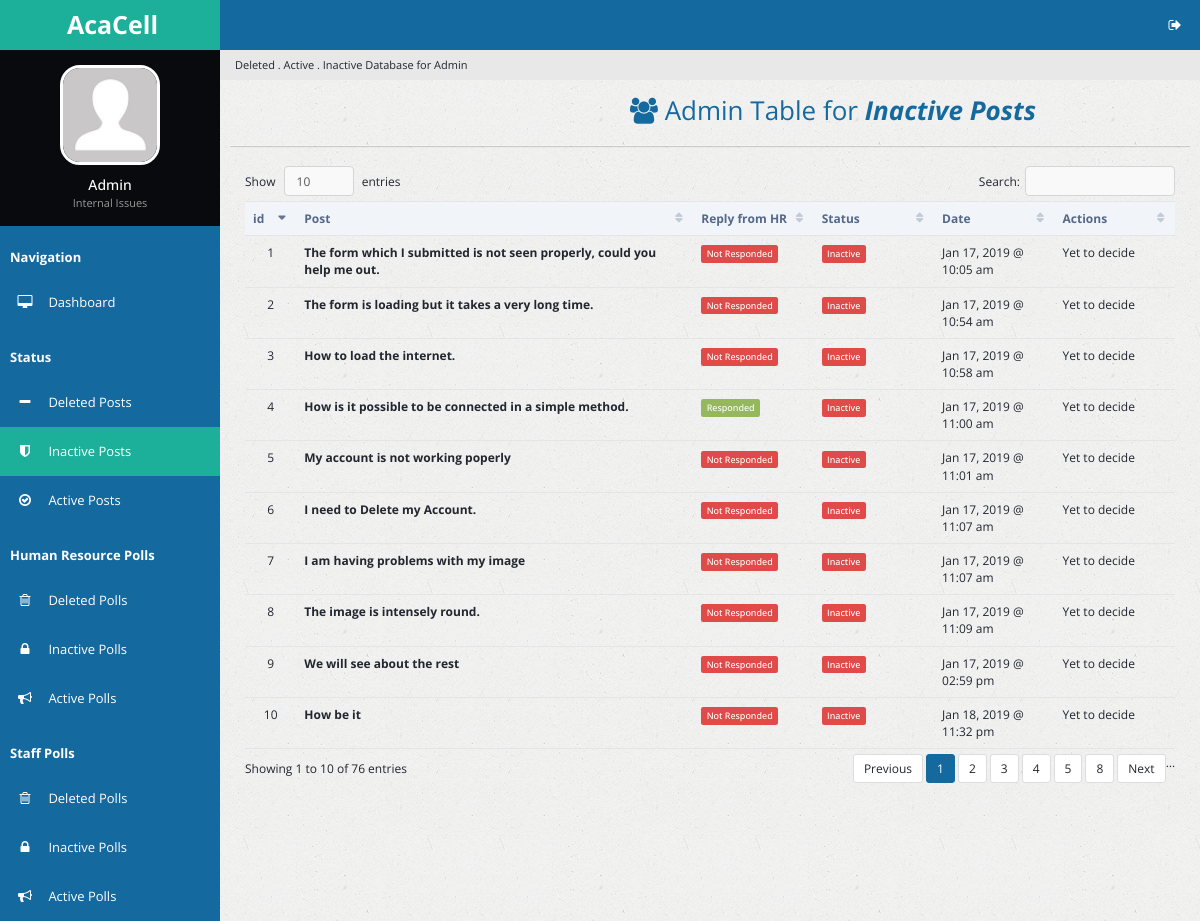
Page /inactposts.php (signed in) on the committed database.
### tables this page shows
CREATE TABLE `complaints` (
  `c_id` int(32) NOT NULL,
  `c_value` varchar(2048) NOT NULL,
  `c_division` varchar(64) NOT NULL,
  `date_created` double NOT NULL,
  `c_ip_address` varchar(64) NOT NULL,
  `date_stop_display` double NOT NULL,
  `u_fname` varchar(255) NOT NULL,
  `u_id` int(11) NOT NULL,
  `table_type` varchar(16) NOT NULL DEFAULT 'complaint',
  `c_views` int(16) NOT NULL DEFAULT '0',
  `c_votes` int(16) NOT NULL DEFAULT '0'
);

### inactposts.php (the view, shortened to what this page needs)
<?php
include 'handlers/dbcon.php';
$curr_time = time();
if (isset($_SESSION['loggedin']) && isset($_SESSION['adminpanel'])) {
?>
<!DOCTYPE html>
<html lang="en">
<head>
        <link rel="stylesheet" type="text/css" id="theme" href="css/theme-default.css"/>
    </head>
    <body>
        <div class="page-container">
            <div class="page-sidebar">
                <ul class="x-navigation">
                    <li class="xn-logo">
                        <a href="table-export.php"><b>AcaCell</b></a>
                    </li>
                    <li class="xn-profile">
                        <div class="profile">
                            <div class="profile-image">
                                <img src="assets/images/users/avatar.jpg" alt="John Doe"/>
                            </div>
                            <div class="profile-data">
                                <div class="profile-data-name">Admin</div>
                                <div class="profile-data-title">Internal Issues</div>
                            </div>
                        </div>
                    </li>
                   <li class="xn-title"><b>Navigation</b></li>
                    <li>
                        <a href="admin.php"><span class="fa fa-desktop" style="color: white;"></span> <span class="xn-text" style="color: white;">Dashboard</span></a>
                    </li>
                    <li class="xn-title"><b>Status</b></li>
                    <li>
                        <a href="delposts.php"><span class="fa fa-minus" style="color: white;"></span> <span class="xn-text" style="color: white;">Deleted Posts</span></a>
                    </li>
                    <li  class="active">
                        <a href="inactposts.php"><span class="fa fa-shield" style="color: white;"></span> <span class="xn-text" style="color: white;">Inactive Posts</span></a>
                    </li>
                    <li>
                        <a href="actposts.php"><span class="fa fa-check-circle-o" style="color: white;"></span> <span class="xn-text" style="color: white;">Active Posts</span></a>
                    </li>
                    <li class="xn-title"><b>Human Resource Polls</b></li>
                    <li>
                       <a href="delpolls.php"><span class="fa fa-trash-o" style="color: white;"></span> <span class="xn-text" style="color: white;">Deleted Polls</span></a>
                   </li>
                    <li>
                       <a href="inactpolls.php"><span class="fa fa-lock" style="color: white;"></span> <span class="xn-text" style="color: white;">Inactive Polls</span></a>
                   </li>
                   <li>
                       <a href="actpolls.php"><span class="fa fa-bullhorn" style="color: white;"></span> <span class="xn-text" style="color: white;">Active Polls</span></a>
                   </li>
                   <li class="xn-title"><b>Staff Polls</b></li>
                     <li>
                        <a href="staffdelpolls.php"><span class="fa fa-trash-o" style="color: white;"></span> <span class="xn-text" style="color: white;">Deleted Polls</span></a>
                    </li>
                     <li>
                        <a href="staffinactpolls.php"><span class="fa fa-lock" style="color: white;"></span> <span class="xn-text" style="color: white;">Inactive Polls</span></a>
                    </li>
                    <li>
                        <a href="staffactpolls.php"><span class="fa fa-bullhorn" style="color: white;"></span> <span class="xn-text" style="color: white;">Active Polls</span></a>
                    </li>
                  </ul>
            </div>
            <div class="page-content">
                <ul class="x-navigation x-navigation-horizontal x-navigation-panel">
                    <li class="xn-icon-button pull-right">
                        <a href="#" class="mb-control" data-box="#mb-signout"><span class="fa fa-sign-out"></span></a>
                    </li>
                </ul>
                    <ul class="breadcrumb">
                    <li class="active">Deleted . Active . Inactive Database for Admin</li>
                </ul>
                <div class="page-title">
                    <h2><span class="fa fa-users" style="padding-left: 400px"></span> Admin Table for <i><b>Inactive Posts</b></i></h2>
                </div>
                <div class="page-content-wrap">
                    <div class="row">
                        <div class="col-md-12">
                            <div class="panel panel-default">
                                </div>
                                <div class="panel-body">
                                    <table id="customers2" class="table datatable">
                                        <thead>
                                            <tr>
                                                <th width="50">id</th>
                                                <th width="300">Post</th>
                                                <th width="100">Reply from HR</th>
                                                <th width="100">Status</th>
                                                <th width="100">Date</th>
                                                <th width="100">Actions</th>
                                            </tr>
                                        </thead>
                                        <tbody>
                                          <?php
                                            $sql_delpostsdisplay = "SELECT * FROM complaints WHERE date_stop_display < $curr_time ORDER BY date_created DESC";
                                            $success_delpostdisplay = mysqli_query($link, $sql_delpostsdisplay);
                                            if ($success_delpostdisplay->num_rows > 0) {
                                              while($rows = $success_delpostdisplay->fetch_assoc()){
                                                $id = $rows['c_id'];
                                                $sql_commentpresent = "SELECT * FROM comments WHERE c_id = '$id'";
                                                $success_commentpresent = mysqli_query($link, $sql_commentpresent);
                                          ?>
                                                <tr id="trow<?php echo $rows['c_id']; ?>">
                                                  <td class="text-center"> <?php echo $rows['c_id'];; ?> </td>
                                                  <td><strong><?php echo $rows['c_value']; ?></strong></td>
                                                  <td>
                                                      <?php
                                                      if ($success_commentpresent->num_rows > 0) {?>
                                                          <a href="#commentmodal<?php echo $id; ?>" data-toggle="modal"><span class='label label-success'>Responded</span></a>
                                                      <?php }
                                                      elseif ($success_commentpresent->num_rows == 0) {?>
                                                        <span class='label label-danger'>Not Responded</span>
                                                      <?php } ?>
                                                    </td>
                                                  <td><?php echo "<span class='label label-danger'>Inactive</span>";?></td>
                                                  <td><?php echo date("M d, Y @ h:i a", $rows['date_created']); ?></td>
                                                  <td>Yet to decide</td>
                                                </tr>
                                          <?php
                                                }
                                              }
                                          ?>
                                            </tbody>
                                    </table>
                                </div>
                            </div>
                        </div>
                    </div>
                </div>
            </div>
    </body>
</html>
<?php
}else {
  header('location:admin.php');
}
 ?>

### rows in the picture
complaints: c_id "10", c_value "How be it", shows "Not Responded", date_created "Jan 18, 2019 @ 11:32 pm"
complaints: c_id "9", c_value "We will see about the rest", shows "Not Responded", date_created "Jan 17, 2019 @ 02:59 pm"
complaints: c_id "8", c_value "The image is intensely round.", shows "Not Responded", date_created "Jan 17, 2019 @ 11:09 am"
complaints: c_id "7", c_value "I am having problems with my image", shows "Not Responded", date_created "Jan 17, 2019 @ 11:07 am"
complaints: c_id "6", c_value "I need to Delete my Account.", shows "Not Responded", date_created "Jan 17, 2019 @ 11:07 am"
complaints: c_id "5", c_value "My account is not working poperly", shows "Not Responded", date_created "Jan 17, 2019 @ 11:01 am"
complaints: c_id "4", c_value "How is it possible to be connected in a simple method.", date_created "Jan 17, 2019 @ 11:00 am"
complaints: c_id "3", c_value "How to load the internet.", shows "Not Responded", date_created "Jan 17, 2019 @ 10:58 am"
complaints: c_id "2", c_value "The form is loading but it takes a very long time.", shows "Not Responded", date_created "Jan 17, 2019 @ 10:54 am"
complaints: c_id "1", c_value "The form which I submitted is not seen properly, could you help me out.", shows "Not Responded", date_created "Jan 17, 2019 @ 10:05 am"
